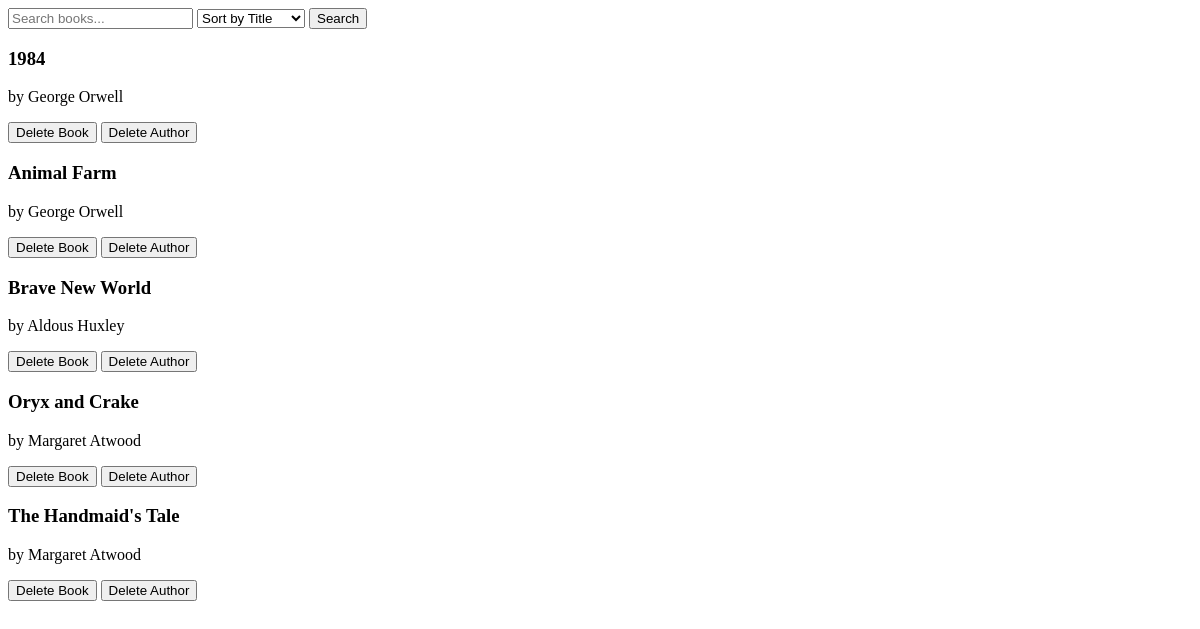
Before: / with the older database file.
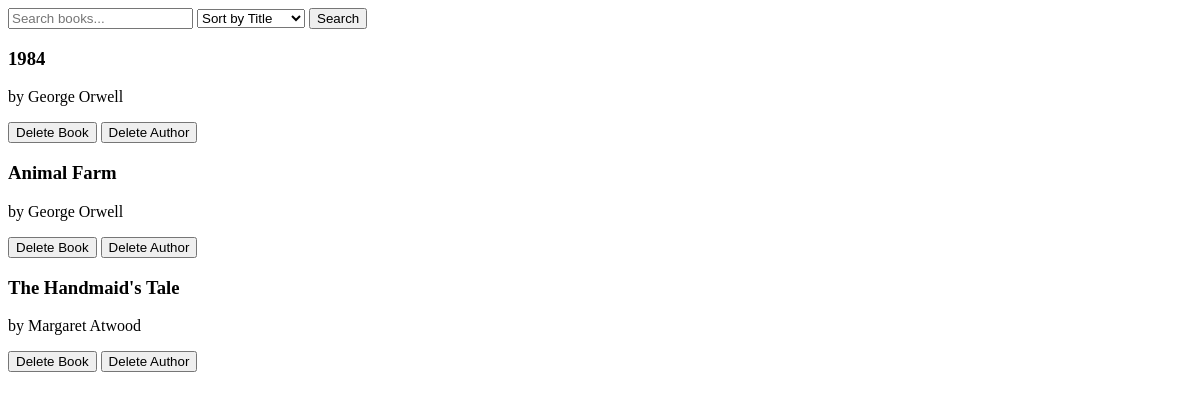
After: the same page with the newer database file.
### data_models.py (models this page shows, shortened)
class Book(db.Model):
    id = db.Column(db.Integer, primary_key=True, autoincrement=True)
    isbn = db.Column(db.String, nullable=False)
    title = db.Column(db.String, nullable=False)
    publication_year = db.Column(db.String, nullable=True)
    author_id = db.Column(db.Integer, db.ForeignKey('author.id'), nullable=False)
    author = db.relationship("Author", backref="books")

class Author(db.Model):
    id = db.Column(db.Integer, primary_key=True, autoincrement=True)
    name = db.Column(db.String, nullable=False)
    birth_date = db.Column(db.String, nullable=True)
    date_of_death = db.Column(db.String, nullable=True)

### app.py (the view)
@app.route("/", methods=["GET"])
def index():
    search_query = request.args.get("q", "").strip()
    sort_by = request.args.get("sort", "title")
    query = Book.query.join(Author)
    if search_query:
        search = f"%{search_query}%"
        query = query.filter(Book.title.ilike(search))
    if sort_by == "author":
        query = query.order_by(Author.name)
    else:
        query = query.order_by(Book.title)
    books = query.all()
    return render_template("home.html", books=books, search_query=search_query, sort_by=sort_by)

### templates/home.html (shortened to what this page needs)
<!DOCTYPE html>
<html lang="en">
  <head>
  </head>
  <body>
    <form method="GET" action="/">
  <input type="text" name="q" placeholder="Search books..." value="{{ search_query }}">
  <select name="sort">
    <option value="title" {% if sort_by == 'title' %}selected{% endif %}>Sort by Title</option>
  </select>
  <button type="submit">Search</button>
</form>
    {% for book in books %}
        <div>
            <h3>{{ book.title }}</h3>
            <p>by {{ book.author.name }}</p>
        <div style="margin-top: 8px;">
  <form action="{{ url_for('delete_book', book_id=book.id) }}" method="POST" style="display:inline;">
    <button type="submit" onclick="return confirm('Delete this book?')">Delete Book</button>
  </form>
  <form method="GET" action="{{ url_for('confirm_delete_author', author_id=book.author.id) }}" style="display:inline;">
    <button type="submit">Delete Author</button>
  </form>
</div>
        </div>
    {% endfor %}
  </body>
</html>

Changed rows visible on the page:
removed Book: title "Brave New World", author.name "Aldous Huxley"
removed Book: title "Oryx and Crake", author.name "Margaret Atwood"
